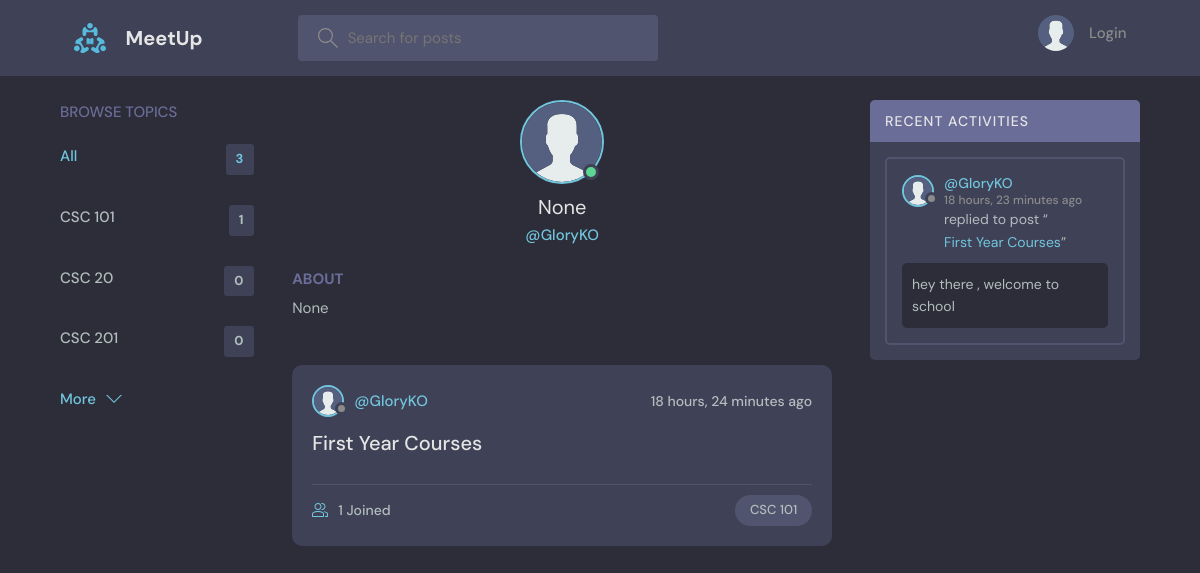
Page /profile/1/ on the committed database.
### base/models.py (models this page shows, shortened)
class Topic(models.Model):
    name = models.CharField(max_length=200)

class User(AbstractUser):
    name = models.CharField(max_length=200, null=True)
    email = models.EmailField(unique=True, null=True)
    bio = models.TextField(null=True)
    avatar = models.ImageField(null=True, default="avatar.svg")
    USERNAME_FIELD = 'email'
    REQUIRED_FIELDS = ['username']

class Room(models.Model):
    host = models.ForeignKey(User, on_delete=models.SET_NULL, null=True)
    topic = models.ForeignKey(Topic, on_delete=models.SET_NULL, null=True)
    name = models.CharField(max_length=200)
    description = models.TextField(null=True, blank=True)
    participants = models.ManyToManyField(
        User, related_name='participants', blank=True)
    updated = models.DateTimeField(auto_now=True)
    created = models.DateTimeField(auto_now_add=True)
    class Meta:
        ordering = ['-updated', '-created']
    def __str__(self):
        return self.name

class Message(models.Model):
    user = models.ForeignKey(User, on_delete=models.CASCADE)
    room = models.ForeignKey(Room, on_delete=models.CASCADE)
    body = models.TextField()
    updated = models.DateTimeField(auto_now=True)
    created = models.DateTimeField(auto_now_add=True)
    class Meta:
        ordering = ['-updated', '-created']

### base/views.py (the view)
# urls.py: path('profile/<str:pk>/', views.userProfile, name="user-profile"),
def userProfile(request, pk):
    user = User.objects.get(id=pk)
    rooms = user.room_set.all()
    room_messages = user.message_set.all()
    topics = Topic.objects.all()
    context = {'user': user, 'rooms': rooms,
               'room_messages': room_messages, 'topics': topics}
    return render(request, 'base/profile.html', context)

### base/templates/base/profile.html (shortened to what this page needs)
{% extends 'main.html' %}
{% block content %}
<main class="profile-page layout layout--3">
  <div class="container">
    {% include 'base/topics_component.html' %}
    <div class="roomList">
      <div class="profile">
        <div class="profile__avatar">
          <div class="avatar avatar--large active">
            <img src="{{user.avatar.url}}" />
          </div>
        </div>
        <div class="profile__info">
          <h3>{{user.name}}</h3>
          <p>@{{user.username}}</p>
        </div>
        <div class="profile__about">
          <h3>About</h3>
          <p>
            {{user.bio}}
          </p>
        </div>
      </div>
      {% include 'base/feed_component.html' %}
    </div>
    {% include 'base/activity_component.html' %}
  </div>
</main>
{% endblock content %}

### base/templates/base/topics_component.html
<div class="topics">
    <div class="topics__header">
        <h2>Browse Topics</h2>
    </div>
    <ul class="topics__list">
        <li>
            <a href="{% url 'home' %}" class="active">All <span>{{topics.count}}</span></a>
        </li>
        {% for topic in topics %}
        <li>
            <a href="{% url 'home' %}?q={{topic.name}}">{{topic.name}}<span>{{topic.room_set.all.count}}</span></a>
        </li>
        {% endfor %}
    </ul>
    <a class="btn btn--link" href="{% url 'topics' %}">
        More
        <svg version="1.1" xmlns="http://www.w3.org/2000/svg" width="32" height="32" viewBox="0 0 32 32">
            <title>chevron-down</title>
            <path d="M16 21l-13-13h-3l16 16 16-16h-3l-13 13z"></path>
        </svg>
    </a>
</div>

### base/templates/base/feed_component.html (shortened to what this page needs)
{% for room in rooms %}
<div class="roomListRoom">
    <div class="roomListRoom__header">
        <a href="{% url 'user-profile' room.host.id %}" class="roomListRoom__author">
            <div class="avatar avatar--small">
                <img src="{{room.host.avatar.url}}" />
            </div>
            <span>@{{room.host.username}}</span>
        </a>
        <div class="roomListRoom__actions">
            <span>{{room.created|timesince}} ago</span>
        </div>
    </div>
    <div class="roomListRoom__content">
        <a href="{% url 'room' room.id %}">{{room.name}}</a>
    </div>
    <div class="roomListRoom__meta">
        <a href="{% url 'room' room.id %}" class="roomListRoom__joined">
            {{room.participants.all.count}} Joined
        </a>
        <p class="roomListRoom__topic">{{room.topic.name}}</p>
    </div>
</div>
{% endfor %}

### base/templates/base/activity_component.html (shortened to what this page needs)
<div class="activities">
    <div class="activities__header">
        <h2>Recent Activities</h2>
    </div>
    {% for message in room_messages %}
    <div class="activities__box">
        <div class="activities__boxHeader roomListRoom__header">
            <a href="{% url 'user-profile' message.user.id %}" class="roomListRoom__author">
                <div class="avatar avatar--small">
                    <img src="{{message.user.avatar.url}}" />
                </div>
                <p>
                    @{{message.user.username}}
                    <span>{{message.created|timesince}} ago</span>
                </p>
            </a>
        </div>
        <div class="activities__boxContent">
            <p>replied to post “<a href="{% url 'room' message.room.id %}">{{message.room}}</a>”</p>
            <div class="activities__boxRoomContent">{{message.body}}</div>
        </div>
    </div>
    {% endfor %}
</div>

### rows in the picture
Topic: name "CSC 101", room_set.all.count "1"
Topic: name "CSC 20", room_set.all.count "0"
Topic: name "CSC 201", room_set.all.count "0"
User: avatar (placeholder picture), name "None", username "GloryKO", bio "None"
Room: host.avatar (placeholder picture), host.username "GloryKO", created "18 hours, 24 minutes", name "First Year Courses", participants.all.count "1", topic.name "CSC 101"
Message: user.avatar (placeholder picture), user.username "GloryKO", created "18 hours, 23 minutes", room "First Year Courses", body "hey there , welcome to school"

### other values in the picture
{{ topics.count }} "3"
